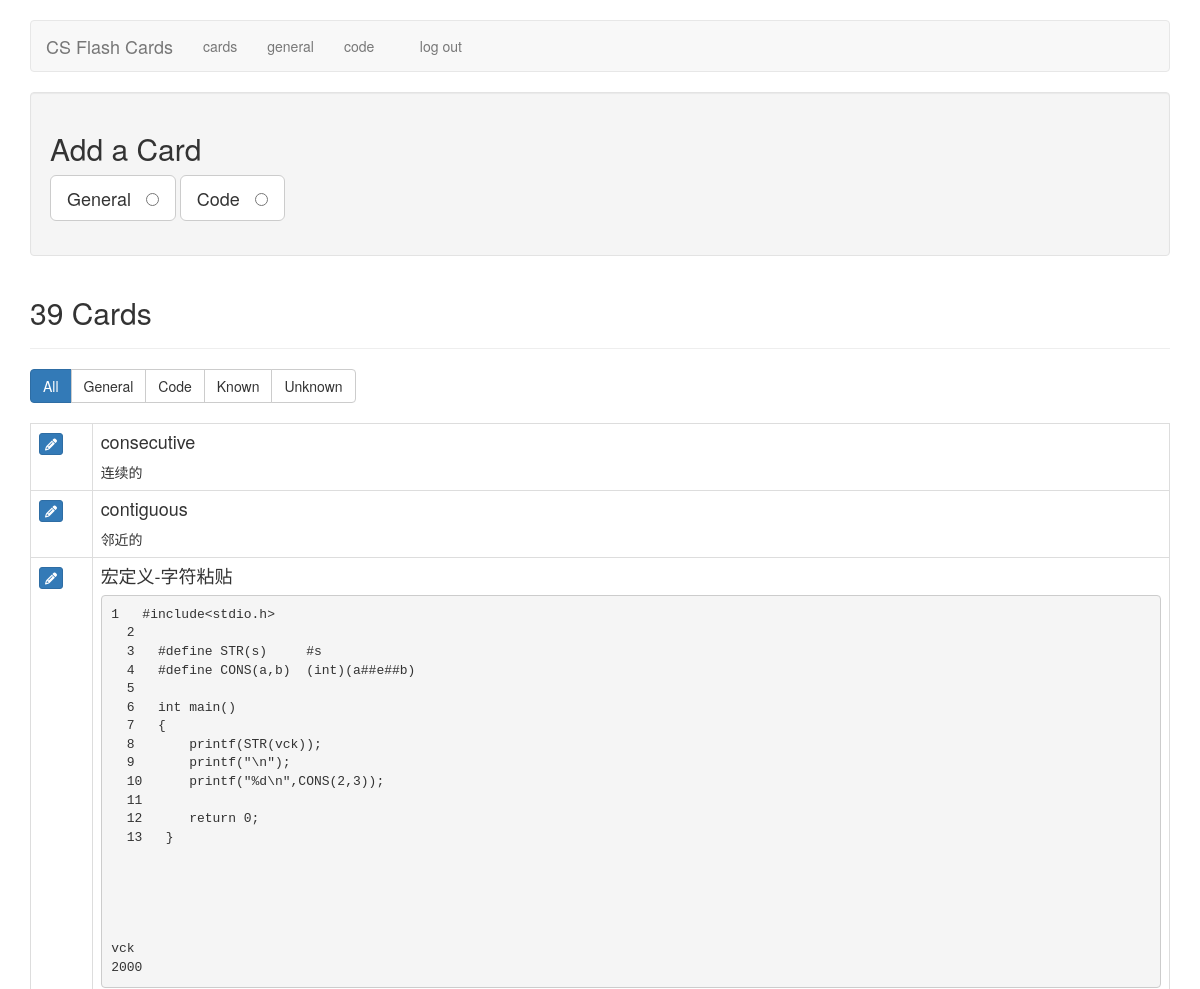
Page /cards (signed in, upper part) on the earlier database version.
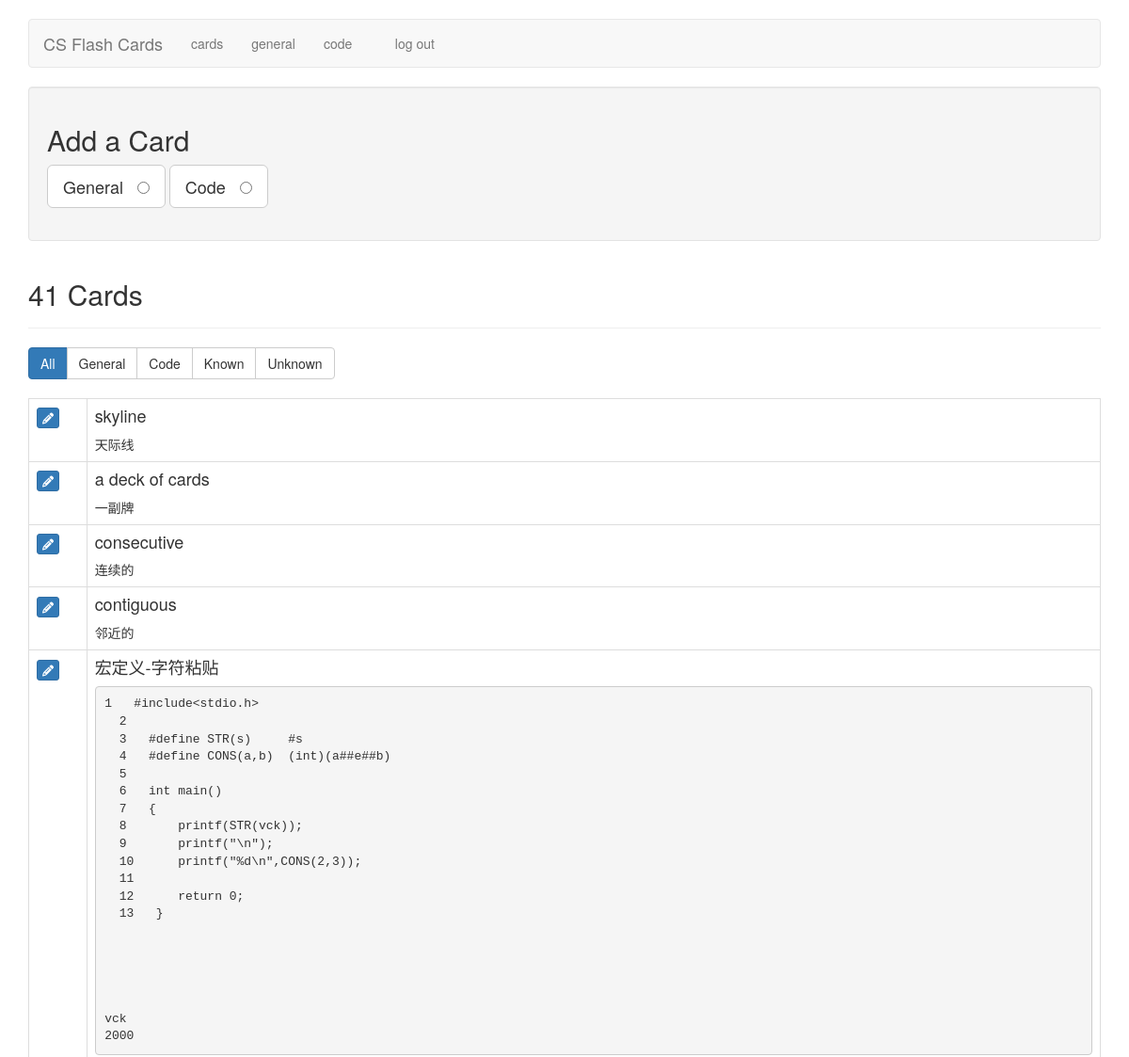
Same page on the later database version.
### tables this page shows
CREATE TABLE cards (
  id integer primary key autoincrement,
  type tinyint not null, /* 1 for vocab, 2 for code */
  front text not null,
  back text not null,
  known boolean default 0
);

### flash_cards.py (the view)
@app.route('/cards')
def cards():
    if not session.get('logged_in'):
        return redirect(url_for('login'))
    db = get_db()
    query = '''
        SELECT id, type, front, back, known
        FROM cards
        ORDER BY id DESC
    '''
    cur = db.execute(query)
    cards = cur.fetchall()
    return render_template('cards.html', cards=cards, filter_name="all")

### flash_cards.py (called while the page is built)
def connect_db():
    rv = sqlite3.connect(app.config['DATABASE'])
    rv.row_factory = sqlite3.Row
    return rv

def get_db():
    if not hasattr(g, 'sqlite_db'):
        g.sqlite_db = connect_db()
    return g.sqlite_db

### templates/cards.html (shortened to what this page needs)
{% extends "layout.html" %}
{% block body %}
    <div class="well editPanel">
        <h2>Add a Card</h2>
        <form action="{{ url_for('add_card') }}" method="post" class="cardForm">
            <div class="form-group">
                <label for="general" class="toggleButton btn btn-default btn-lg">General &nbsp;
                    <input type="radio" name="type" value="1" id="general"/>
                </label>
                <label for="code" class="toggleButton btn btn-default btn-lg">Code &nbsp;
                    <input type="radio" name="type" value="2" id="code"/>
                </label>
            </div>
        </form>
    </div>
    <div class="page-header">
        <h2>{{ cards|length }} Card{{ '' if (cards|length == 1) else 's' }}</h2>
    </div>
    <div class="btn-group btn-group-md" role="group" aria-label="filters">
        <a href="{{ url_for('filter_cards', filter_name="all") }}" class="btn btn-{{ "primary" if filter_name == "all" else "default" }}">All</a>
        <a href="{{ url_for('filter_cards', filter_name="general") }}" class="btn btn-{{ "primary" if filter_name == "general" else "default" }}">General</a>
        <a href="{{ url_for('filter_cards', filter_name="code") }}" class="btn btn-{{ "primary" if filter_name == "code" else "default" }}">Code</a>
        <a href="{{ url_for('filter_cards', filter_name="known") }}" class="btn btn-{{ "primary" if filter_name == "known" else "default" }}">Known</a>
        <a href="{{ url_for('filter_cards', filter_name="unknown") }}" class="btn btn-{{ "primary" if filter_name == "unknown" else "default" }}">Unknown</a>
    </div>
    <br />
    <br />
    <table class="table table-bordered">
        {% for card in cards %}
            <tr>
                <td>
                    <a href="{{ url_for('edit', card_id=card.id) }}" class="btn btn-xs btn-primary"><i class="fa fa-pencil" aria-hidden="true"></i></a>
                </td>
                <td class="cardContent">
                    <h4>
                        {{ card.front }}
                    </h4>
                    {% if card.type == 1 %}
                        {{ card.back|replace("\n", "<br />")|safe }}
                    {% else %}
                        <pre><code>{{ card.back|escape }}</code></pre>
                    {% endif %}
                </td>
            </tr>
        {% else %}
            <tr>
                <td>
                    <em>No cards to show.</em>
                </td>
            </tr>
        {% endfor %}
    </table>
{% endblock %}

Differences in the rows shown:
added cards: front "skyline", back "天际线"
added cards: front "a deck of cards", back "一副牌"
Other differences:
{{ cards|length }}: "39" → "41"
